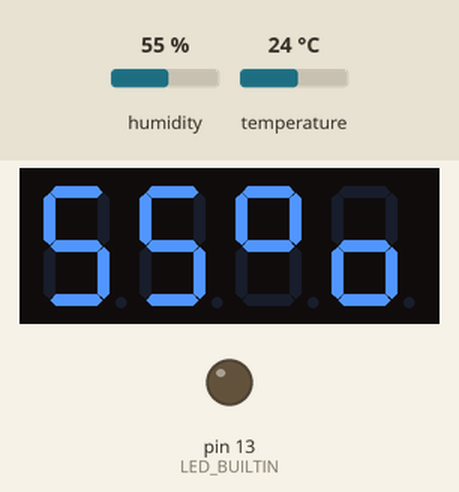
The program below on a simulated Arduino Mega 2560, built with avr-gcc and run on an emulated ATmega2560. On the bench: 4-digit seven-segment display, output pins drawn as LEDs (lit = HIGH). Inputs (shaded band) come from the test bench; at power-on: humidity 55 %, temperature 24 °C.

Above: at 2.9 s.
3.0 s: humidity set to 22 %
At 6.8 s:
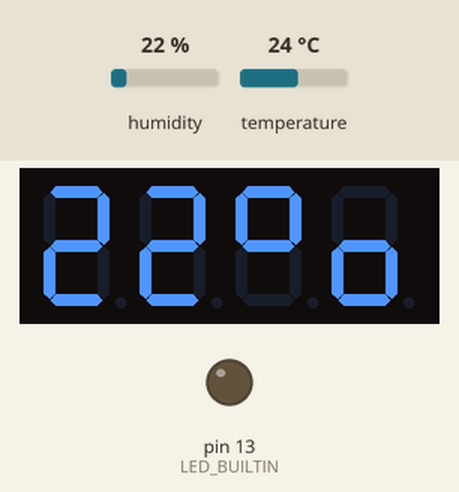
9.1 s: temperature set to 12 °C
At 13.6 s:
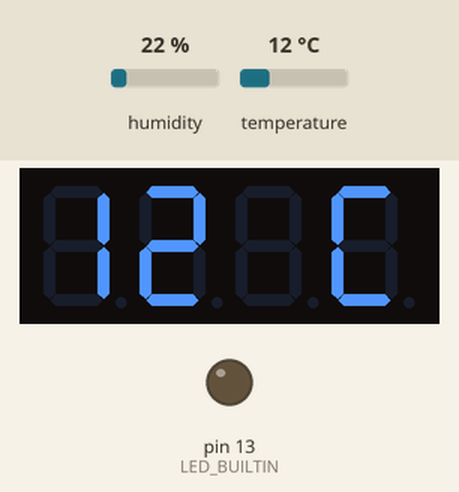
15.2 s: humidity set to 40 %
At 19.2 s:
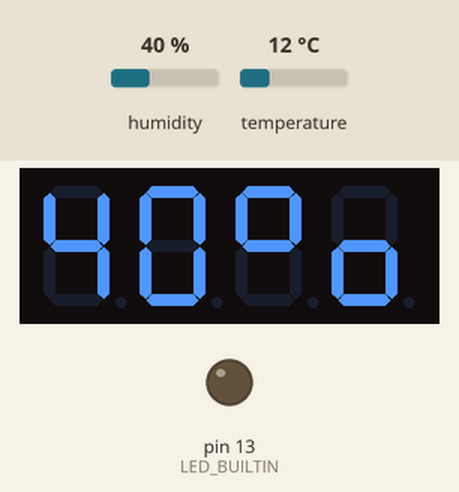
21.3 s: temperature set to 19 °C
At 26.0 s:
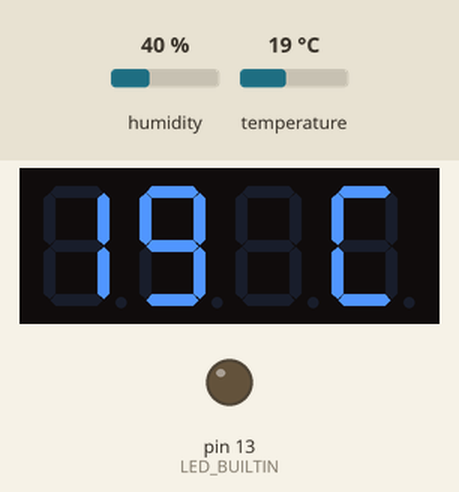
Timing chart, 0 to 27.5 s (numbered marks = the images above; inputs shaded):
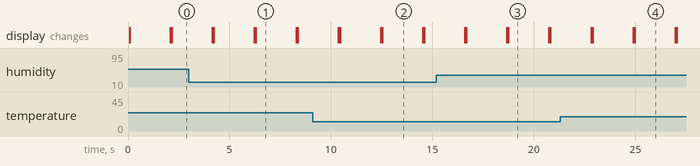

The program:

main.cpp
```cpp
#include <Arduino.h>
#ifdef __PLATFORMIO_BUILD_DEBUG__
#include <avr_debugger.h>
#endif
#include <DHT.h>
#include <TM1637Display.h>

#define DELAY 2000
#define CLK 2
#define DIO 3
#define DHT_PIN 4
#define LIT_A SEG_E | SEG_F | SEG_A | SEG_B | SEG_C | SEG_G
#define LIT_B SEG_F | SEG_E | SEG_D | SEG_C | SEG_G
#define LIT_C SEG_D | SEG_E | SEG_F | SEG_A
#define LIT_D SEG_G | SEG_E | SEG_D | SEG_C | SEG_B
#define LIT_E SEG_A | SEG_F | SEG_G | SEG_E | SEG_D
#define LIT_F SEG_A | SEG_F | SEG_G | SEG_E
#define LIT_G SEG_A | SEG_F | SEG_E | SEG_D | SEG_C
#define LIT_H (SEG_F | SEG_G | SEG_B | SEG_E | SEG_C)
#define LIT_I SEG_F | SEG_E
#define LIT_J SEG_D | SEG_C | SEG_B
#define LIT_L SEG_F | SEG_E | SEG_D
#define LIT_N SEG_E | SEG_G | SEG_C
#define LIT_O SEG_E | SEG_G | SEG_C | SEG_D
#define LIT_P SEG_E | SEG_F | SEG_A | SEG_B | SEG_G
#define LIT_Q SEG_F | SEG_A | SEG_B | SEG_G | SEG_C
#define LIT_R SEG_E | SEG_G
#define LIT_T SEG_F | SEG_G | SEG_E | SEG_D
#define LIT_U SEG_F | SEG_E | SEG_D | SEG_C | SEG_B
#define LIT_Y SEG_F | SEG_G | SEG_B | SEG_C | SEG_D
#define LIT_SPACE 0

DHT sensor(DHT_PIN, DHT11);
TM1637Display display(CLK, DIO);

void setup()
{
#ifdef __PLATFORMIO_BUILD_DEBUG__
    debug_init();
#endif
    pinMode(LED_BUILTIN, OUTPUT);
    digitalWrite(LED_BUILTIN, LOW);

    sensor.begin();
    display.setBrightness(5);
}

void print_temperature(TM1637Display& display, DHT& sensor, bool fahrenheit = false)
{
    const uint8_t CELSIUS_TIP[] = {
        LIT_SPACE,
        LIT_C
    };

    const uint8_t FAHRENHEIT_TIP[] = {
        LIT_SPACE,
        LIT_F
    };

    display.clear();
    int temperature_c = sensor.readTemperature(fahrenheit);
    display.showNumberDec(temperature_c, false, 2, 0);
    display.setSegments(fahrenheit ? FAHRENHEIT_TIP : CELSIUS_TIP, 2, 2);
}

void print_humidity(TM1637Display& display, DHT& sensor)
{
    const uint8_t HUMIDITY_TIP[] = {
        SEG_A | SEG_F | SEG_G | SEG_B,
        LIT_O
    };

    display.clear();
    int humidity = sensor.readHumidity();
    display.showNumberDec(humidity, false, 2, 0);
    display.setSegments(HUMIDITY_TIP, 2, 2);
}

void loop()
{
    print_temperature(display, sensor);
    delay(DELAY);
    print_humidity(display, sensor);
    delay(DELAY);
}
```

Measured:
- what the display in image 1 shows lasts 2.0 s, from 6.3 s to 8.3 s
